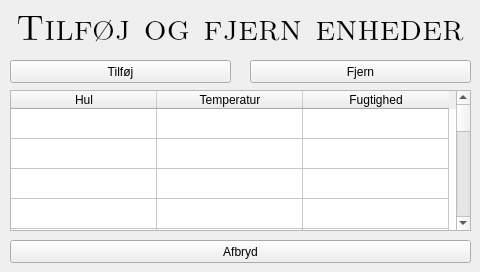
<?xml version="1.0" encoding="UTF-8"?>
<ui version="4.0">
 <class>winAddRemove</class>
 <widget class="QWidget" name="winAddRemove">
  <property name="geometry">
   <rect>
    <x>0</x>
    <y>0</y>
    <width>480</width>
    <height>272</height>
   </rect>
  </property>
  <property name="minimumSize">
   <size>
    <width>480</width>
    <height>272</height>
   </size>
  </property>
  <property name="maximumSize">
   <size>
    <width>480</width>
    <height>272</height>
   </size>
  </property>
  <property name="windowTitle">
   <string>Form</string>
  </property>
  <widget class="QLabel" name="lHead">
   <property name="enabled">
    <bool>true</bool>
   </property>
   <property name="geometry">
    <rect>
     <x>0</x>
     <y>0</y>
     <width>480</width>
     <height>51</height>
    </rect>
   </property>
   <property name="font">
    <font>
     <family>Latin Modern Roman Caps</family>
     <pointsize>27</pointsize>
     <underline>false</underline>
    </font>
   </property>
   <property name="text">
    <string>Tilføj og fjern enheder</string>
   </property>
   <property name="textFormat">
    <enum>Qt::AutoText</enum>
   </property>
   <property name="scaledContents">
    <bool>false</bool>
   </property>
   <property name="alignment">
    <set>Qt::AlignCenter</set>
   </property>
  </widget>
  <widget class="QPushButton" name="bAbort">
   <property name="geometry">
    <rect>
     <x>10</x>
     <y>240</y>
     <width>461</width>
     <height>23</height>
    </rect>
   </property>
   <property name="text">
    <string>Afbryd</string>
   </property>
  </widget>
  <widget class="QPushButton" name="bAdd">
   <property name="geometry">
    <rect>
     <x>10</x>
     <y>60</y>
     <width>221</width>
     <height>23</height>
    </rect>
   </property>
   <property name="text">
    <string>Tilføj</string>
   </property>
  </widget>
  <widget class="QPushButton" name="bRemove">
   <property name="geometry">
    <rect>
     <x>250</x>
     <y>60</y>
     <width>221</width>
     <height>23</height>
    </rect>
   </property>
   <property name="text">
    <string>Fjern</string>
   </property>
  </widget>
  <widget class="QTableWidget" name="tUnits">
   <property name="geometry">
    <rect>
     <x>10</x>
     <y>90</y>
     <width>461</width>
     <height>141</height>
    </rect>
   </property>
   <property name="showGrid">
    <bool>true</bool>
   </property>
   <property name="rowCount">
    <number>18</number>
   </property>
   <attribute name="horizontalHeaderDefaultSectionSize">
    <number>146</number>
   </attribute>
   <attribute name="verticalHeaderVisible">
    <bool>false</bool>
   </attribute>
   <row>
    <property name="text">
     <string/>
    </property>
   </row>
   <row>
    <property name="text">
     <string/>
    </property>
   </row>
   <row>
    <property name="text">
     <string/>
    </property>
   </row>
   <row>
    <property name="text">
     <string/>
    </property>
   </row>
   <row>
    <property name="text">
     <string/>
    </property>
   </row>
   <row>
    <property name="text">
     <string/>
    </property>
   </row>
   <row>
    <property name="text">
     <string/>
    </property>
   </row>
   <row>
    <property name="text">
     <string/>
    </property>
   </row>
   <row>
    <property name="text">
     <string/>
    </property>
   </row>
   <row>
    <property name="text">
     <string/>
    </property>
   </row>
   <row>
    <property name="text">
     <string/>
    </property>
   </row>
   <row>
    <property name="text">
     <string/>
    </property>
   </row>
   <row>
    <property name="text">
     <string/>
    </property>
   </row>
   <row>
    <property name="text">
     <string/>
    </property>
   </row>
   <row>
    <property name="text">
     <string/>
    </property>
   </row>
   <row>
    <property name="text">
     <string/>
    </property>
   </row>
   <row>
    <property name="text">
     <string/>
    </property>
   </row>
   <row>
    <property name="text">
     <string/>
    </property>
   </row>
   <column>
    <property name="text">
     <string>Hul</string>
    </property>
   </column>
   <column>
    <property name="text">
     <string>Temperatur</string>
    </property>
   </column>
   <column>
    <property name="text">
     <string>Fugtighed</string>
    </property>
   </column>
  </widget>
 </widget>
 <resources/>
 <connections/>
</ui>
